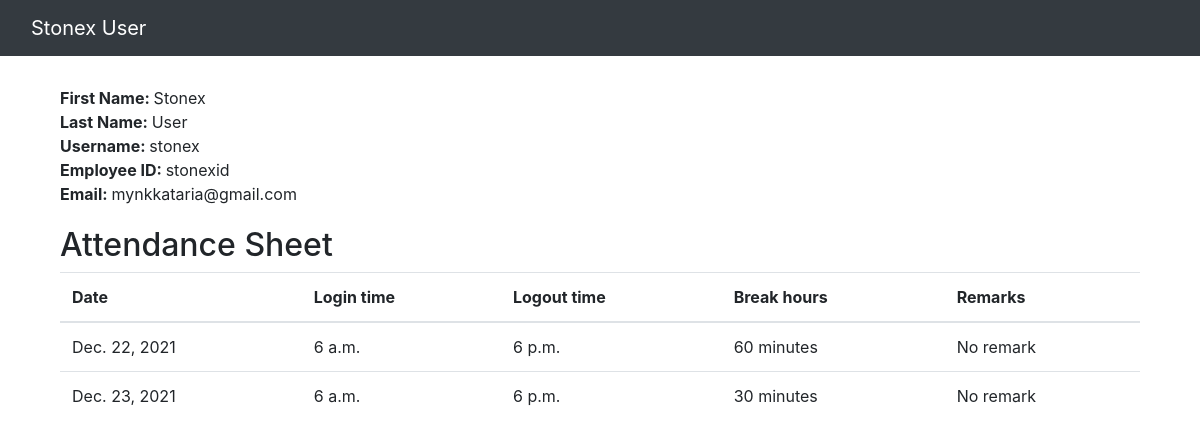
Screenshot of /show-employee/1 with the database file from the repository.
### erp_attendance/models.py (models this page shows, shortened)
class Employee(models.Model):
    user = models.OneToOneField(User, on_delete=SET_NULL, null=True)
    empid = models.CharField(max_length=50, unique=True)

class AttendanceSheet(models.Model):
    employee = models.ForeignKey(Employee, on_delete=SET_NULL, null=True)
    date = models.DateField(default=date.today)
    login_time = models.TimeField()
    logout_time = models.TimeField()
    break_hours = models.IntegerField()
    remarks = models.CharField(max_length=50)

### erp_attendance/views.py (the view)
# urls.py: path('show-employee/<int:id>', views.showEmployee, name='showEmployee'),
def showEmployee(request, id):
    employee = Employee.objects.get(pk=id)
    attendanceSheet = AttendanceSheet.objects.filter(employee=employee)
    print('---------------------------------------------------------------------attendanceSheet: ', attendanceSheet)
    return render(request, 'employeePanel.html', {'employee': employee, 'attendanceSheet': attendanceSheet})

### erp_attendance/templates/employeePanel.html (shortened to what this page needs)
<!DOCTYPE html>
<html lang="en">
  <head>
    <link
      rel="stylesheet"
      href="https://maxcdn.bootstrapcdn.com/bootstrap/4.0.0/css/bootstrap.min.css"
    />
    <link
      rel="stylesheet"
      type="text/css"
      href="/static/erp_attendance/stylesheets/details.css"
    />
  </head>
  <body>
    <nav class="navbar navbar-dark bg-dark">
      <div class="container-fluid">
        <a class="navbar-brand" style="color: white !important"
          >{{ employee.user.first_name }} {{ employee.user.last_name }}</a
        >
      </div>
    </nav>
    <div class="container">
      <ul>
        <b>First Name: </b>
        {{ employee.user.first_name }}
      </ul>
      <ul>
        <b>Last Name: </b>
        {{ employee.user.last_name }}
      </ul>
      <ul>
        <b>Username: </b>
        {{ employee.user.username }}
      </ul>
      <ul>
        <b>Employee ID: </b>
        {{ employee.empid }}
      </ul>
      <ul>
        <b>Email: </b>
        {{ employee.user.email }}
      </ul>
      <h2 style="margin-top: 20px">Attendance Sheet</h2>
      <table class="table">
        <thead>
          <tr>
            <th scope="col">Date</th>
            <th scope="col">Login time</th>
            <th scope="col">Logout time</th>
            <th scope="col">Break hours</th>
            <th scope="col">Remarks</th>
          </tr>
        </thead>
        <tbody>
          {% for attendance in attendanceSheet %}
          <tr>
            <td>{{ attendance.date }}</td>
            <td>{{ attendance.login_time }}</td>
            <td>{{ attendance.logout_time }}</td>
            <td>{{ attendance.break_hours }} minutes</td>
            <td>{{ attendance.remarks }}</td>
          </tr>
          {% endfor %}
        </tbody>
      </table>
    </div>
  </body>
</html>

### static/erp_attendance/stylesheets/details.css (style rules this page uses)
.container { padding: 30px; }
.container ul { padding-left: 0px; margin-bottom: 0px; }

### rows the page displays
Employee: user.first_name "Stonex", user.last_name "User", user.username "stonex", empid "stonexid", user.email "mynkkataria@gmail.com"
AttendanceSheet: date "Dec. 22, 2021", login_time "6 a.m.", logout_time "6 p.m.", break_hours "60", remarks "No remark"
AttendanceSheet: date "Dec. 23, 2021", login_time "6 a.m.", logout_time "6 p.m.", break_hours "30", remarks "No remark"
